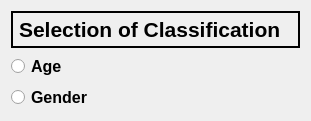
   <widget class="QWidget" name="layoutWidget_2">
    <property name="geometry">
     <rect>
      <x>20</x>
      <y>310</y>
      <width>311</width>
      <height>121</height>
     </rect>
    </property>
    <layout class="QVBoxLayout" name="verticalLayout">
     <item>
      <widget class="QLabel" name="Age_result_2">
       <property name="palette">
        <palette>
         <active>
          <colorrole role="Button">
           <brush brushstyle="SolidPattern">
            <color alpha="255">
             <red>18</red>
             <green>22</green>
             <blue>240</blue>
            </color>
           </brush>
          </colorrole>
         </active>
         <inactive>
          <colorrole role="Button">
           <brush brushstyle="SolidPattern">
            <color alpha="255">
             <red>18</red>
             <green>22</green>
             <blue>240</blue>
            </color>
           </brush>
          </colorrole>
         </inactive>
         <disabled>
          <colorrole role="Button">
           <brush brushstyle="SolidPattern">
            <color alpha="255">
             <red>18</red>
             <green>22</green>
             <blue>240</blue>
            </color>
           </brush>
          </colorrole>
         </disabled>
        </palette>
       </property>
       <property name="font">
        <font>
         <pointsize>16</pointsize>
         <weight>75</weight>
         <bold>true</bold>
        </font>
       </property>
       <property name="autoFillBackground">
        <bool>false</bool>
       </property>
       <property name="frameShape">
        <enum>QFrame::WinPanel</enum>
       </property>
       <property name="frameShadow">
        <enum>QFrame::Plain</enum>
       </property>
       <property name="text">
        <string>Selection of Classification</string>
       </property>
       <property name="scaledContents">
        <bool>false</bool>
       </property>
      </widget>
     </item>
     <item>
      <widget class="QRadioButton" name="AGE_btn">
       <property name="font">
        <font>
         <pointsize>12</pointsize>
         <weight>75</weight>
         <bold>true</bold>
        </font>
       </property>
       <property name="autoFillBackground">
        <bool>false</bool>
       </property>
       <property name="text">
        <string>Age</string>
       </property>
      </widget>
     </item>
     <item>
      <widget class="QRadioButton" name="GENDER_btn">
       <property name="font">
        <font>
         <pointsize>12</pointsize>
         <weight>75</weight>
         <bold>true</bold>
        </font>
       </property>
       <property name="autoFillBackground">
        <bool>false</bool>
       </property>
       <property name="text">
        <string>Gender</string>
       </property>
      </widget>
     </item>
    </layout>
   </widget>
